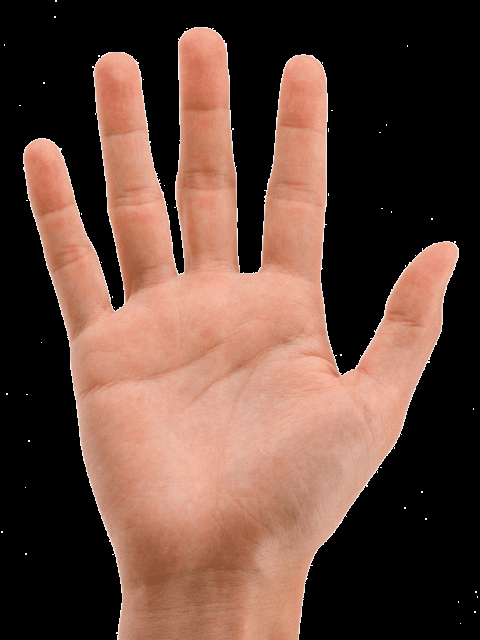
#> input picture opencv/img.png, 480 x 640 px, given in place of the camera
$ python handgesture.py
#> lines starting #> are read from the running program, lines starting #| are printed output that depends on the picture; after the words box and inside, x2 and y2 are one past the last pixel; in counts of white or black regions, pixels touching at a corner belong together
import cv2
import numpy as np
import math


cap = cv2.VideoCapture(0)
while(cap.isOpened()):
    # read image
    ret, img = cap.read()
#> img is the input picture: shape (640, 480, 3); mean B, G, R 59.3, 70.7, 100.1

    # get hand data from the rectangle sub window on the screen
    cv2.rectangle(img, (400,400), (100,100), (0,255,0),0)
#> img: shape (640, 480, 3); 0.39% of pixels changed, all inside (x1, y1, x2, y2) = (100, 100, 401, 401)
    crop_img = img[100:400, 100:400]

    # convert to grayscale
    grey = cv2.cvtColor(crop_img, cv2.COLOR_BGR2GRAY)

    # applying gaussian blur
    value = (35, 35)
    blurred = cv2.GaussianBlur(grey, value, 0)
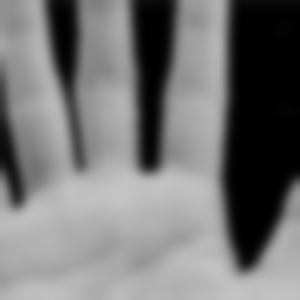
#> blurred: shape (300, 300); min 0, max 197, mean 117

    # thresholdin: Otsu's Binarization method
    _, thresh1 = cv2.threshold(blurred, 120, 255,
                               cv2.THRESH_BINARY_INV+cv2.THRESH_OTSU)
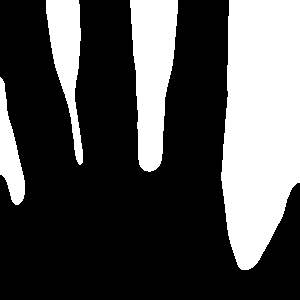
#> thresh1: shape (300, 300); 31.2% white; 4 white regions

    # show thresholded image
    cv2.imshow('Thresholded', thresh1)

    # check OpenCV version to avoid unpacking error
    contours, _ = cv2.findContours(thresh1, cv2.RETR_TREE, cv2.CHAIN_APPROX_NONE)
#> contours = 4 contours; box (x1, y1, x2, y2) and area: (221, 0, 300, 270) 17350, (130, 0, 178, 172) 5558, (46, 0, 83, 165) 2856, (0, 77, 25, 205) 1518

    # find contour with max area
    cnt = max(contours, key = lambda x: cv2.contourArea(x))
#> cnt = contour of 619 points, box (x1, y1, x2, y2) (221, 0, 300, 270), area 17350

    # create bounding rectangle around the contour (can skip below two lines)
    x, y, w, h = cv2.boundingRect(cnt)
#> x = 221; y = 0; w = 79; h = 270
    cv2.rectangle(crop_img, (x, y), (x+w, y+h), (0, 0, 255), 0)
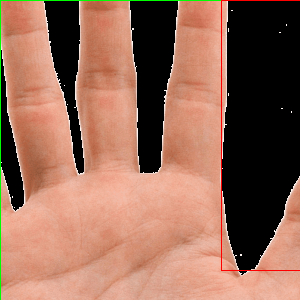
#> crop_img: shape (300, 300, 3); mean B, G, R 87.4, 105.7, 149.7

    # finding convex hull
    hull = cv2.convexHull(cnt)
#> hull = contour of 19 points, box (x1, y1, x2, y2) (221, 0, 300, 270), area 17768

    # drawing contours
    drawing = np.zeros(crop_img.shape,np.uint8)
    cv2.drawContours(drawing, [cnt], 0, (0, 255, 0), 0)
    cv2.drawContours(drawing, [hull], 0,(0, 0, 255), 0)
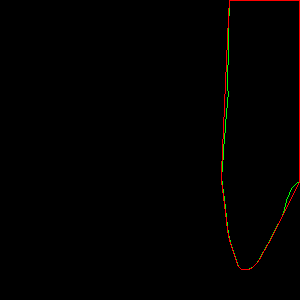
#> drawing: shape (300, 300, 3); mean of channels 0, 1, 2 0, 0.7, 1.7; drawn as B, G, R

    # finding convex hull
    hull = cv2.convexHull(cnt, returnPoints=False)
#> hull = 19 values, max 549 at index 0, min 0 at index 18, mean 251

    # finding convexity defects
    defects = cv2.convexityDefects(cnt, hull)
#> defects = 13 rows, first 6: [0, 16, 15, 240], [16, 172, 96, 918], [180, 221, 204, 273], [221, 229, 222, 222], [229, 235, 230, 210], [235, 243, 236, 186]
    count_defects = 0
    cv2.drawContours(thresh1, contours, -1, (0, 255, 0), 3)
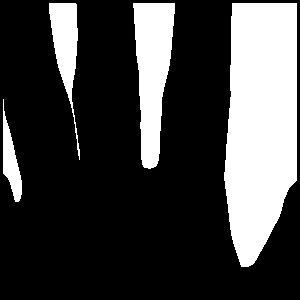
#> thresh1: shape (300, 300); 25.9% white; 4 white regions, box (x1, y1, x2, y2) and area: (224, 3, 297, 267) 15825, (133, 3, 175, 169) 4585, (49, 3, 80, 160) 1974, (3, 99, 22, 202) 907

    # applying Cosine Rule to find angle for all defects (between fingers)
    # with angle > 90 degrees and ignore defects
    for i in range(defects.shape[0]):
        s,e,f,d = defects[i,0]

        start = tuple(cnt[s][0])
        end = tuple(cnt[e][0])
        far = tuple(cnt[f][0])

        # find length of all sides of triangle
        a = math.sqrt((end[0] - start[0])**2 + (end[1] - start[1])**2)
        b = math.sqrt((far[0] - start[0])**2 + (far[1] - start[1])**2)
        c = math.sqrt((end[0] - far[0])**2 + (end[1] - far[1])**2)

        # apply cosine rule here
        angle = (math.acos((b ** 2 + c ** 2 - a ** 2) / (2* b * c)) * 180) / 3.14

        # ignore angles > 90 and highlight rest with red dots
        if angle <= 90:
            count_defects += 1
            cv2.circle(crop_img, far, 1, [0,0,255], -1)
        #dist = cv2.pointPolygonTest(cnt,far,True)

        # draw a line from start to end i.e. the convex points (finger tips)
        # (can skip this part)
        cv2.line(crop_img,start, end, [0,255,0], 2)
#> this loop made 13 passes
#> (s, e, f, d, start, end, far, a) on passes 1 to 11: (0, 16, 15, 240, (229, 0), (228, 16), (229, 15), 16.03), (16, 172, 96, 918, (228, 16), (221, 172), (228, 96), 156.2), (180, 221, 204, 273, (221, 180), (226, 221), (225, 204), 41.3), (221, 229, 222, 222, (226, 221), (227, 229), (227, 222), 8.06), (229, 235, 230, 210, (227, 229), (228, 235), (228, 230), 6.08), (235, 243, 236, 186, (228, 235), (230, 243), (229, 236), 8.25), (243, 264, 244, 162, (230, 243), (237, 264), (231, 244), 22.14), (264, 266, 265, 114, (237, 264), (238, 266), (238, 265), 2.24), (276, 280, 277, 114, (248, 269), (252, 267), (249, 268), 4.47), (285, 288, 286, 142, (257, 262), (259, 259), (257, 261), 3.61), (288, 304, 295, 209, (259, 259), (268, 243), (262, 252), 18.36)
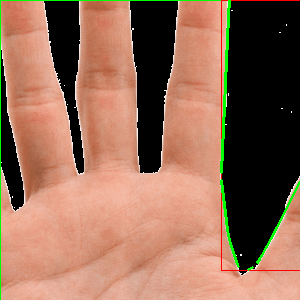
#> crop_img: shape (300, 300, 3); 1.12% of pixels changed, all inside (x1, y1, x2, y2) = (220, 0, 300, 271)
#> after the loop, count_defects = 0
        #cv2.circle(crop_img,far,5,[0,0,255],-1)

    # define actions required
    if count_defects == 1:
        cv2.putText(img,"One", (50, 50), cv2.FONT_HERSHEY_SIMPLEX, 2, 2)
    elif count_defects == 2:
        cv2.putText(img, "Two", (5, 50), cv2.FONT_HERSHEY_SIMPLEX, 2, 2)
    elif count_defects == 3:
        cv2.putText(img,"Three", (50, 50), cv2.FONT_HERSHEY_SIMPLEX, 2, 2)
    elif count_defects == 4:
        cv2.putText(img,"four", (50, 50), cv2.FONT_HERSHEY_SIMPLEX, 2, 2)
    else:
        pass

    # show appropriate images in windows
    cv2.imshow('Gesture', img)
    all_img = np.hstack((drawing, crop_img))
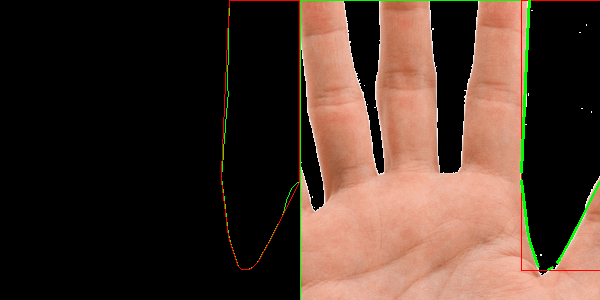
#> all_img: shape (300, 600, 3); mean of channels 0, 1, 2 43.2, 54, 75; drawn as B, G, R
    cv2.imshow('Contours', all_img)

    if cv2.waitKey(1) == ord('q'):
#> (key q is pressed here)
        break

cap.release()
cv2.destroyAllWindows()
